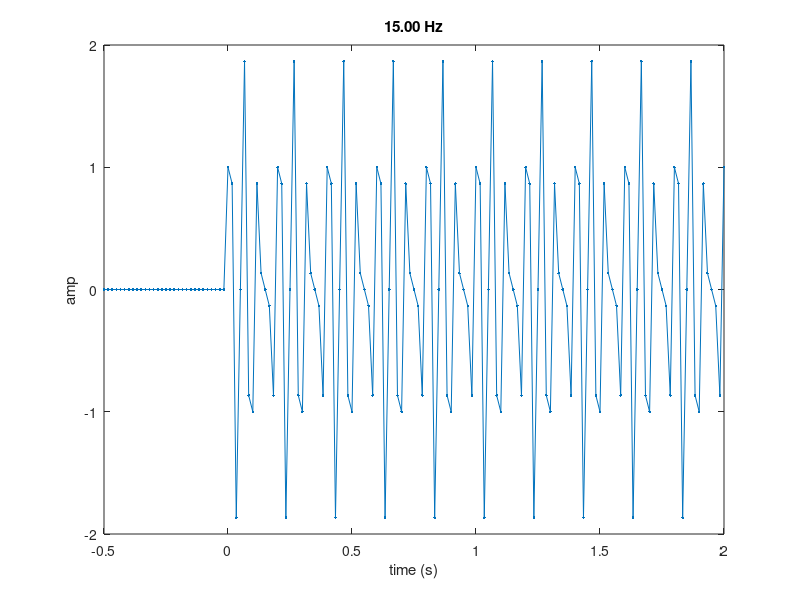

Write MATLAB code to recreate this figure. (Note: this script raises an error after producing the figure.)
% rd_simSampledSinewave2.m

%% setup
sinewave = @(A,f,t,ph) A*sin(2*pi*f*t + ph);

dur = 2;

refRate = 60;
tStim = -0.5:1/refRate:dur;
stimAmp = 1;
stimFreq = 15;
stimFreq2 = 20;
phase = pi/2;
phase2 = 0;

Fs = 1000;
tResponse = -0.5:1/Fs:dur;
noiseStd = 0;

plotFigs = 1;

%% STIMULUS
%% constructed neural response - use 120 Hz
% assumes that neurons respond to both onsets and offsets
% so if a stimulus at 60 Hz is [1 0 0], the neural response would be 
% [1 1 0]. sampled at 120 Hz, this would be [1 0 1 0 0 0].
% % 30 Hz
% stim = repmat([1 0 0 0],1,301/4);
% % 40 Hz
% stim = repmat([1 0 1 0 0 0],1,301/6);
% stim(301) = 1;

%% make stimulus time series
stim = sinewave(stimAmp,stimFreq,tStim,phase);
if ~isempty(stimFreq2)
    stim = stim + sinewave(stimAmp,stimFreq2,tStim,phase2);
end
stim(tStim<0) = 0; % zero baseline

if plotFigs % && 0
    f(1) = figure;
    plot(tStim, stim, '.-')
    xlabel('time (s)')
    ylabel('amp')
    title(sprintf('%.2f Hz', stimFreq))
end

%% wavelet on stim
width = 10;
[spectrum,freqoi,timeoi] = ft_specest_wavelet(stim, tStim, 'freqoi', stimFreq, 'width', width);
specAmp = abs(squeeze(spectrum))';

if plotFigs
    figure
    plot(tStim, specAmp)
    xlabel('time (ms)')
    ylabel('spec amp')
    title('wavelet')
end

%% time-frequency on stim
taper          = 'hanning';
foi            = 1:50;
t_ftimwin      = 10 ./ foi;
toi            = tStim;
tfAmps = [];
[spectrum,ntaper,freqoi,timeoi] = ft_specest_mtmconvol(stim, tStim, ...
    'timeoi', toi, 'freqoi', foi, 'timwin', t_ftimwin, ...
    'taper', taper, 'dimord', 'chan_time_freqtap');
specAmp = abs(squeeze(spectrum))';

if plotFigs
    ytick = 10:10:numel(foi);
    xtick = 1:30:numel(toi);
    figure
    imagesc(specAmp)
    rd_timeFreqPlotLabels(toi,foi,xtick,ytick);
    title('mtmconvol')
end

%% SIMULATED NEURAL RESPONSE
%% make neural response 
% by assuming that neurons respond to differences
stimUp = resample(stim, Fs, refRate);
ssvef = abs(diff(stimUp));
% ssvef = resample(ssvef, Fs, refRate);
if length(ssvef) > length(tResponse)
    ssvef = ssvef(1:length(tResponse));
elseif length(tResponse) > length(ssvef)
    tResponse = tResponse(1:length(ssvef));
end
noise = noiseStd.*randn(size(tResponse));

response = ssvef + noise;

if plotFigs
    scaleFactor = max(stim)./max(ssvef);
    figure
    hold on
    plot(tStim, stim, '.-')
    plot(tResponse, ssvef*scaleFactor, 'r')
    xlabel('time (s)')
    ylabel('amp')
    title(sprintf('%.2f Hz', stimFreq))
end

%% wavelet on simulated neural response
[spectrum,freqoi,timeoi] = ft_specest_wavelet(response, tResponse, 'freqoi', stimFreq);
specAmp = abs(squeeze(spectrum))';

if plotFigs
    figure
    plot(tResponse, specAmp)
    xlabel('time (ms)')
    ylabel('spec amp')
end

%% time-frequency on simulated neural response
taper          = 'hanning';
foi            = 1:80;
t_ftimwin      = 10 ./ foi;
toi            = tResponse;
tfAmps = [];
[spectrum,ntaper,freqoi,timeoi] = ft_specest_mtmconvol(response, tResponse, ...
    'timeoi', toi, 'freqoi', foi, 'timwin', t_ftimwin, ...
    'taper', taper, 'dimord', 'chan_time_freqtap');
specAmp = abs(squeeze(spectrum))';

if plotFigs
    ytick = 10:10:numel(foi);
    xtick = 1:500:numel(toi);
    figure
    imagesc(specAmp)
    rd_timeFreqPlotLabels(toi,foi,xtick,ytick);
end

